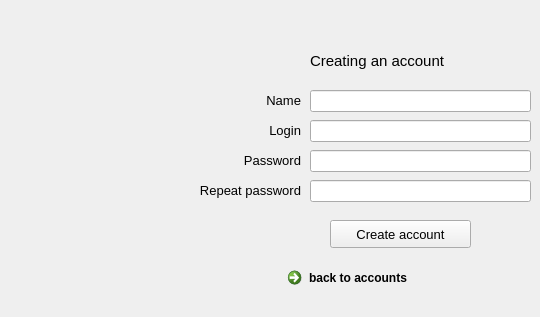
      <widget class="QWidget" name="registrationPage">
       <widget class="QLabel" name="label">
        <property name="geometry">
         <rect>
          <x>310</x>
          <y>40</y>
          <width>211</width>
          <height>41</height>
         </rect>
        </property>
        <property name="font">
         <font>
          <pointsize>11</pointsize>
         </font>
        </property>
        <property name="text">
         <string>Creating an account</string>
        </property>
       </widget>
       <widget class="QLabel" name="label_3">
        <property name="geometry">
         <rect>
          <x>210</x>
          <y>90</y>
          <width>91</width>
          <height>20</height>
         </rect>
        </property>
        <property name="font">
         <font>
          <pointsize>10</pointsize>
         </font>
        </property>
        <property name="text">
         <string>Name</string>
        </property>
        <property name="alignment">
         <set>Qt::AlignRight|Qt::AlignTrailing|Qt::AlignVCenter</set>
        </property>
       </widget>
       <widget class="QLabel" name="label_4">
        <property name="geometry">
         <rect>
          <x>220</x>
          <y>120</y>
          <width>81</width>
          <height>20</height>
         </rect>
        </property>
        <property name="font">
         <font>
          <pointsize>10</pointsize>
         </font>
        </property>
        <property name="text">
         <string>Login</string>
        </property>
        <property name="alignment">
         <set>Qt::AlignRight|Qt::AlignTrailing|Qt::AlignVCenter</set>
        </property>
       </widget>
       <widget class="QLabel" name="label_5">
        <property name="geometry">
         <rect>
          <x>190</x>
          <y>150</y>
          <width>111</width>
          <height>20</height>
         </rect>
        </property>
        <property name="font">
         <font>
          <pointsize>10</pointsize>
         </font>
        </property>
        <property name="text">
         <string>Password</string>
        </property>
        <property name="alignment">
         <set>Qt::AlignRight|Qt::AlignTrailing|Qt::AlignVCenter</set>
        </property>
       </widget>
       <widget class="QLabel" name="label_6">
        <property name="geometry">
         <rect>
          <x>170</x>
          <y>180</y>
          <width>131</width>
          <height>20</height>
         </rect>
        </property>
        <property name="font">
         <font>
          <pointsize>10</pointsize>
         </font>
        </property>
        <property name="text">
         <string>Repeat password</string>
        </property>
        <property name="alignment">
         <set>Qt::AlignRight|Qt::AlignTrailing|Qt::AlignVCenter</set>
        </property>
       </widget>
       <widget class="QLineEdit" name="lineEdit">
        <property name="geometry">
         <rect>
          <x>310</x>
          <y>90</y>
          <width>221</width>
          <height>22</height>
         </rect>
        </property>
        <property name="font">
         <font>
          <pointsize>10</pointsize>
         </font>
        </property>
       </widget>
       <widget class="QLineEdit" name="lineEdit_3">
        <property name="geometry">
         <rect>
          <x>310</x>
          <y>120</y>
          <width>221</width>
          <height>22</height>
         </rect>
        </property>
        <property name="font">
         <font>
          <pointsize>10</pointsize>
         </font>
        </property>
       </widget>
       <widget class="QLineEdit" name="lineEdit_4">
        <property name="geometry">
         <rect>
          <x>310</x>
          <y>150</y>
          <width>221</width>
          <height>22</height>
         </rect>
        </property>
        <property name="font">
         <font>
          <pointsize>10</pointsize>
         </font>
        </property>
        <property name="echoMode">
         <enum>QLineEdit::Password</enum>
        </property>
        <property name="clearButtonEnabled">
         <bool>false</bool>
        </property>
       </widget>
       <widget class="QLineEdit" name="lineEdit_5">
        <property name="geometry">
         <rect>
          <x>310</x>
          <y>180</y>
          <width>221</width>
          <height>22</height>
         </rect>
        </property>
        <property name="font">
         <font>
          <pointsize>10</pointsize>
         </font>
        </property>
        <property name="echoMode">
         <enum>QLineEdit::Password</enum>
        </property>
       </widget>
       <widget class="QPushButton" name="pushButton_2">
        <property name="geometry">
         <rect>
          <x>330</x>
          <y>220</y>
          <width>141</width>
          <height>28</height>
         </rect>
        </property>
        <property name="font">
         <font>
          <pointsize>10</pointsize>
         </font>
        </property>
        <property name="text">
         <string>Create account</string>
        </property>
       </widget>
       <widget class="QCommandLinkButton" name="commandLinkButton_2">
        <property name="geometry">
         <rect>
          <x>280</x>
          <y>260</y>
          <width>222</width>
          <height>48</height>
         </rect>
        </property>
        <property name="text">
         <string>back to accounts</string>
        </property>
       </widget>
      </widget>
